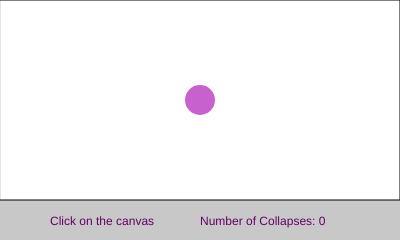
Frame 1 (no input)
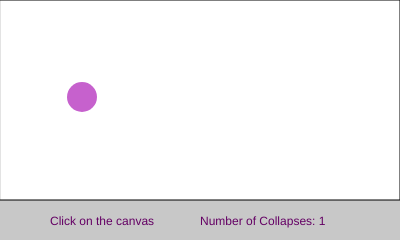
Frame 60 (no input)
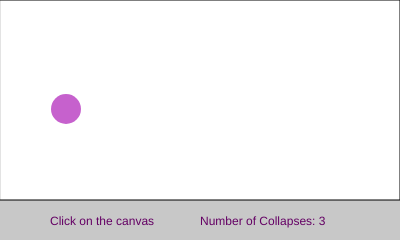
Frame 120 (the mouse pressed at the canvas centre since frame 60)

The p5.js sketch that drew these frames (run headless with seeded random() and noise() and a simulated clock; from frame 60 on, the mouse is pressed at the canvas centre):

// p5.js sketch
// ── sketch.js
let W = 400;
let H = 200; //dimensions

let tx = ''; //number of collapses format
let record = 0;
let ballsx = [W / 2]; // x position 
let ballsy = [H / 2]; // y position
let Vx = [-2]; //x axis velocity
let Vy = [3]; //y axis velocity
let mg;
let N = 1; // number of balls
let r; //red
let g; //green 
let b; //blue
let diam = 30; //ball diameter

function setup() {
  frameRate(60);
  createCanvas(W, H + 40); // extra 40px to display the number of collapses
  r = [random(255)];
  g = [random(255)];
  b = [random(255)];
  mg = sqrt(pow(Vy, 2) + pow(Vy, 2)); //to normalize the randomized velocities
}

function draw() {
  background(200);
  stroke(1);
  fill(255);
  rect(0, 0, W, H); // main frame
  for (i = 0; i < N; i++) { // loop through all the balls
    wall_collapse(i); //check for collapses, if any change the direction
    fill(r[i], g[i], b[i], 200); //set the color
    noStroke();
    circle(ballsx[i], ballsy[i], diam); //draw the ball
    ballsx[i] += Vx[i]; // increment on the x-axis
    ballsy[i] += Vy[i]; // increment on the y-axis

  }
  fill(100, 0, 100); // text color

  text('Number of Collapses: ' + record, W / 2, 225);
  text('Click on the canvas', 50, 225);
}

function wall_collapse(i) {

  if (ballsx[i] > (W - diam / 2) || ballsx[i] < diam / 2) {

    Vx[i] *= -1;
    record++;

  }
  if (ballsy[i] > (H - diam / 2) || ballsy[i] < diam / 2) {
    Vy[i] *= -1;
    record++;

  }
}

function mouseClicked() {
  if (mouseX < W - diam / 2 && mouseX > diam / 2 && mouseY > diam / 2 && mouseY < H - diam / 2) {
    // generate random colors for the new ball
    append(r, random(255));
    append(g, random(255));
    append(b, random(255));
    // increment the number of balls
    N++;
    // append the new ball's color and location  to the balls coordinates 
    append(ballsx, mouseX);
    append(ballsy, mouseY);
    // generate a random velocity
    vx = random(10);
    vy = random(10);
    // normalize the velocity
    vx = (vx / sqrt(pow(vx, 2) + pow(vy, 2))) * mg;
    vy = (vy / sqrt(pow(vx, 2) + pow(vy, 2))) * mg;
    //append the new normalized velocity
    append(Vx, vx);
    append(Vy, vy);
  }
}
